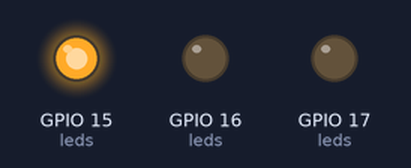
A program run on a simulated ESP32-S3. Parts: output pins drawn as LEDs (lit = HIGH). What the program prints to the serial monitor is not drawn.

Above: at 0.9 s.
At 21.5 s:
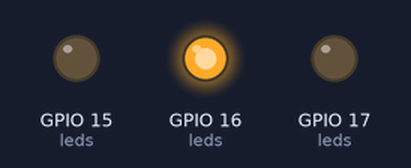
At 37.4 s:
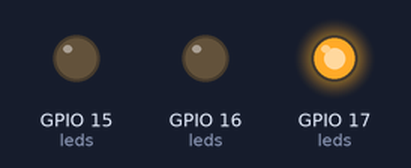
Timing chart, 0 to 39.0 s (numbered marks = the images above):
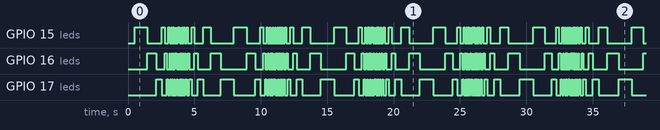

The program:

main.cpp
```cpp
#include <Arduino.h>

typedef enum {
  NONE,
  LED1_ON,
  LED2_ON,
  LED3_ON,
} ledsState_t;

#define LED1 15
#define LED2 16
#define LED3 17
#define TOTAL_LEDS 3
#define STEP_DELAY_INIT 500
#define STEP_DELAY_MIN 10

int leds[] = {
  LOW,  LOW,  LOW,
  LED1, LED2, LED3
};

int delay_state = STEP_DELAY_INIT;

ledsState_t state = NONE;

ledsState_t transitions[] = {LED1_ON, LED2_ON, LED3_ON,
  // LED2_ON, LED3_ON
};
int transitions_step = 0;

unsigned long last_millis = 0;
int dt = 0;

void setup() {
  Serial.begin(115200);
  delay(500);

  for (int i=TOTAL_LEDS; i<TOTAL_LEDS*2;i++) {
    pinMode(leds[i], OUTPUT);
  }
}

void calcDelta() {
  unsigned long ms = millis();
  dt = ms - last_millis;
  last_millis = ms;
  Serial.printf("delta = %d \n", dt);
}

void handleState() {
  switch (state) {
    case NONE:
      Serial.println("STATE = NONE");
      for (int i=0; i<TOTAL_LEDS; i++) { leds[i] = LOW; }
      break;

    case LED1_ON:
      Serial.println("STATE = LED1_ON");
      for (int i=0; i<TOTAL_LEDS; i++) { leds[i] = i == 0 ? HIGH : LOW; }
      break;

    case LED2_ON:
      Serial.println("STATE = LED2_ON");
      for (int i=0; i<TOTAL_LEDS; i++) { leds[i] = i == 1 ? HIGH : LOW; }
      break;

    case LED3_ON:
      Serial.println("STATE = LED3_ON");
      for (int i=0; i<TOTAL_LEDS; i++) { leds[i] = i == 2 ? HIGH : LOW; }
      break;
  }

  for (int i=0;i<TOTAL_LEDS;i++) { digitalWrite(leds[i+TOTAL_LEDS], leds[i]); }
}

void handleTransitions() {
  transitions_step %= sizeof(transitions) / sizeof(transitions[0]);
  Serial.printf("transitions_step = %d \n", transitions_step);
  state = transitions[transitions_step];
  transitions_step += 1;
}

void loop() {
  calcDelta();
  handleTransitions();
  handleState();

  delay_state = STEP_DELAY_MIN + STEP_DELAY_INIT + round(STEP_DELAY_INIT * cos(millis() / (PI * 750 / 2)));
  Serial.printf("delay = %d", delay_state);

  delay(delay_state);
}
```

Measured:
- by itself, GPIO 15 (leds), GPIO 16 (leds): moves between LOW and HIGH, repeating every 29.6 s
- by itself, GPIO 17 (leds): moves between LOW and HIGH, repeating every 14.8 s
